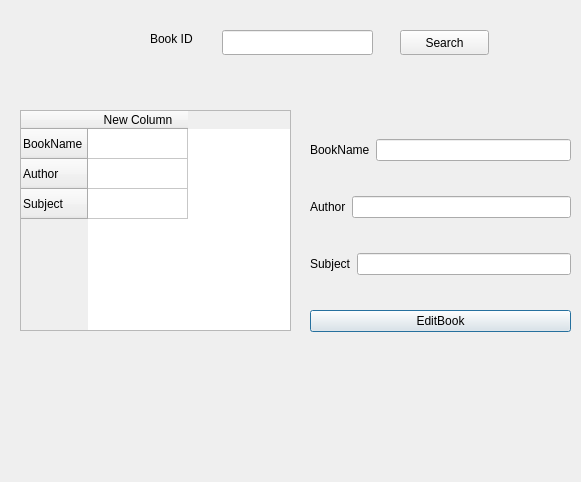
<?xml version="1.0" encoding="UTF-8"?>
<ui version="4.0">
 <class>Window_EditBook</class>
 <widget class="QDialog" name="Window_EditBook">
  <property name="geometry">
   <rect>
    <x>0</x>
    <y>0</y>
    <width>581</width>
    <height>482</height>
   </rect>
  </property>
  <property name="windowTitle">
   <string>Dialog</string>
  </property>
  <widget class="QWidget" name="layoutWidget">
   <property name="geometry">
    <rect>
     <x>310</x>
     <y>110</y>
     <width>261</width>
     <height>251</height>
    </rect>
   </property>
   <layout class="QVBoxLayout" name="verticalLayout">
    <item>
     <layout class="QHBoxLayout" name="horizontalLayout">
      <item>
       <widget class="QLabel" name="label_BookName">
        <property name="text">
         <string>BookName</string>
        </property>
       </widget>
      </item>
      <item>
       <widget class="QLineEdit" name="lineEdit_BookName"/>
      </item>
     </layout>
    </item>
    <item>
     <layout class="QHBoxLayout" name="horizontalLayout_2">
      <item>
       <widget class="QLabel" name="label_AuthorName">
        <property name="text">
         <string>Author</string>
        </property>
       </widget>
      </item>
      <item>
       <widget class="QLineEdit" name="lineEdit_AuthorName"/>
      </item>
     </layout>
    </item>
    <item>
     <layout class="QHBoxLayout" name="horizontalLayout_3">
      <item>
       <widget class="QLabel" name="label_Subject">
        <property name="text">
         <string>Subject</string>
        </property>
       </widget>
      </item>
      <item>
       <widget class="QLineEdit" name="lineEdit_Subject"/>
      </item>
     </layout>
    </item>
    <item>
     <widget class="QPushButton" name="pushButton_EditBook">
      <property name="text">
       <string>EditBook</string>
      </property>
     </widget>
    </item>
   </layout>
  </widget>
  <widget class="QLineEdit" name="lineEdit_BookId">
   <property name="geometry">
    <rect>
     <x>222</x>
     <y>30</y>
     <width>151</width>
     <height>25</height>
    </rect>
   </property>
  </widget>
  <widget class="QLabel" name="label">
   <property name="geometry">
    <rect>
     <x>150</x>
     <y>30</y>
     <width>67</width>
     <height>17</height>
    </rect>
   </property>
   <property name="text">
    <string>Book ID</string>
   </property>
  </widget>
  <widget class="QPushButton" name="pushButton_Search">
   <property name="geometry">
    <rect>
     <x>400</x>
     <y>30</y>
     <width>89</width>
     <height>25</height>
    </rect>
   </property>
   <property name="text">
    <string>Search</string>
   </property>
  </widget>
  <widget class="QTableWidget" name="tableWidget">
   <property name="geometry">
    <rect>
     <x>20</x>
     <y>110</y>
     <width>271</width>
     <height>221</height>
    </rect>
   </property>
   <row>
    <property name="text">
     <string>BookName</string>
    </property>
   </row>
   <row>
    <property name="text">
     <string>Author</string>
    </property>
   </row>
   <row>
    <property name="text">
     <string>Subject</string>
    </property>
   </row>
   <column>
    <property name="text">
     <string>New Column</string>
    </property>
   </column>
   <item row="0" column="0">
    <property name="text">
     <string/>
    </property>
   </item>
   <item row="1" column="0">
    <property name="text">
     <string/>
    </property>
   </item>
   <item row="2" column="0">
    <property name="text">
     <string/>
    </property>
   </item>
  </widget>
 </widget>
 <resources/>
 <connections/>
</ui>
